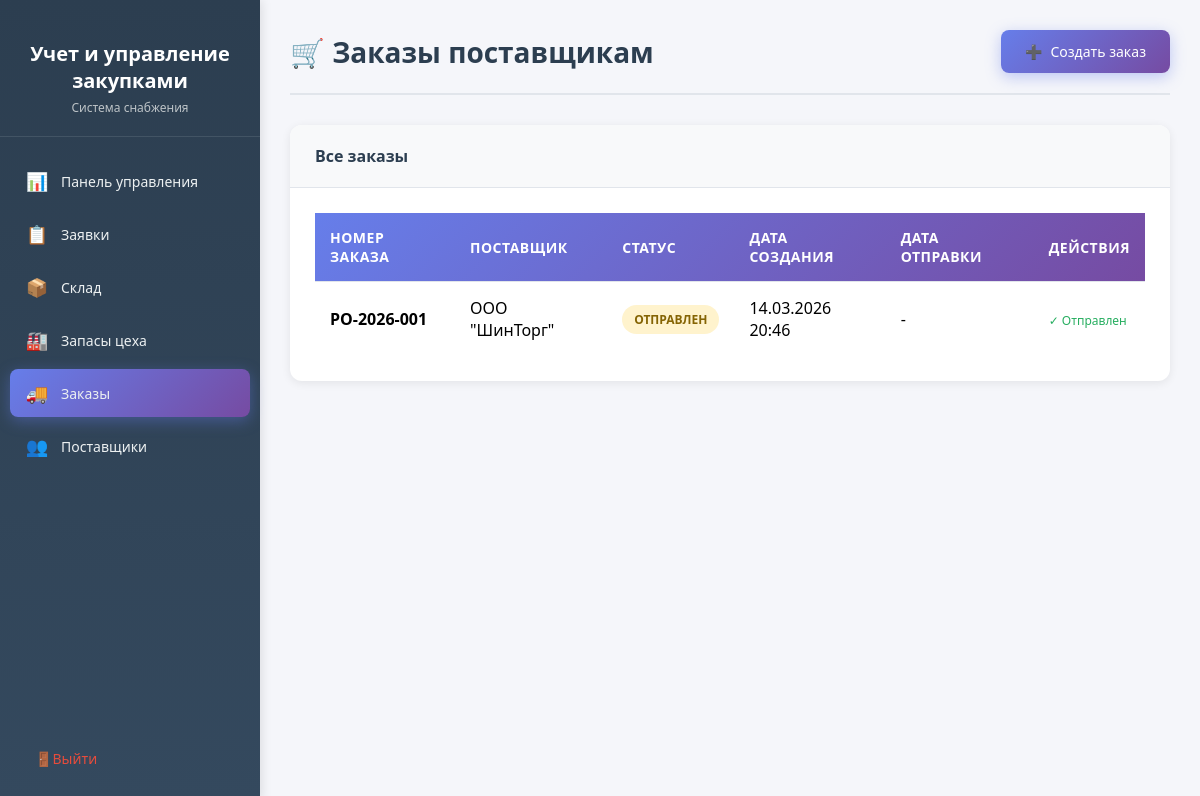
/orders/ (signed in), run on the app's committed database.
### procurement/models.py (models this page shows, shortened)
class PurchaseOrder(models.Model):
    STATUS_CHOICES = [
        ('draft', 'Черновик'),
        ('sent', 'Отправлен'),
        ('confirmed', 'Подтвержден'),
        ('partial', 'Частично исполнен'),
        ('completed', 'Исполнен'),
        ('cancelled', 'Отменен'),
    ]
    order_number = models.CharField(max_length=20, unique=True, verbose_name="Номер заказа")
    supplier = models.ForeignKey(
        Supplier,
        on_delete=models.PROTECT,
        related_name='orders',
        verbose_name="Поставщик"
    )
    status = models.CharField(
        max_length=20,
        choices=STATUS_CHOICES,
        default='draft',
        verbose_name="Статус"
    )
    request = models.ForeignKey(
        PurchaseRequest,
        on_delete=models.SET_NULL,
        null=True,
        related_name='orders',
        verbose_name="Заявка-основание"
    )
    total_amount = models.DecimalField(
        max_digits=12,
        decimal_places=2,
        default=0,
        verbose_name="Общая сумма"
    )
    email_sent = models.BooleanField(default=False, verbose_name="Отправлен по email")
    email_sent_at = models.DateTimeField(null=True, blank=True, verbose_name="Дата отправки email")
    comment = models.TextField(blank=True, verbose_name="Комментарий")
    created_at = models.DateTimeField(auto_now_add=True, verbose_name="Дата создания")
    updated_at = models.DateTimeField(auto_now=True, verbose_name="Дата обновления")
    created_by = models.ForeignKey(
        User,
        on_delete=models.SET_NULL,
        null=True,
        related_name='procurement_created_orders',
        verbose_name="Создал"
    )
    class Meta:
        verbose_name = "Заказ поставщику"
        verbose_name_plural = "Заказы поставщикам"
        ordering = ['-created_at']

class Supplier(models.Model):
    name = models.CharField(max_length=200, verbose_name="Название поставщика")
    email = models.EmailField(verbose_name="Email")
    phone = models.CharField(max_length=20, blank=True, verbose_name="Телефон")
    address = models.TextField(blank=True, verbose_name="Адрес")
    contact_person = models.CharField(max_length=100, blank=True, verbose_name="Контактное лицо")
    is_active = models.BooleanField(default=True, verbose_name="Активен")
    created_at = models.DateTimeField(auto_now_add=True, verbose_name="Дата добавления")
    class Meta:
        verbose_name = "Поставщик"
        verbose_name_plural = "Поставщики"
        ordering = ['name']

### core/views.py (the view)
# urls.py: path('orders/', orders, name='orders'),
@login_required
def orders(request):
    orders_list = PurchaseOrder.objects.all().select_related('supplier', 'created_by').order_by('-created_at')
    suppliers_list = Supplier.objects.filter(is_active=True).order_by('name')
    context = {
        'orders': orders_list,
        'suppliers': suppliers_list,
        'user': request.user,
    }
    return render(request, 'procurement/orders.html', context)

### templates/procurement/orders.html (shortened to what this page needs)
<!DOCTYPE html>
<html lang="ru">
<head>
</head>
<body>
    <aside class="sidebar">
        <div class="sidebar-header">
            <h2>Учет и управление закупками</h2>
            <p>Система снабжения</p>
        </div>
        <ul class="sidebar-menu">
            <li>
                <a href="{% url 'dashboard' %}">
                    <span class="menu-icon">📊</span>
                    <span>Панель управления</span>
                </a>
            </li>
            <li>
                <a href="{% url 'requests' %}">
                    <span class="menu-icon">📋</span>
                    <span>Заявки</span>
                </a>
            </li>
            <li>
                <a href="{% url 'warehouse' %}">
                    <span class="menu-icon">📦</span>
                    <span>Склад</span>
                </a>
            </li>
            <li>
                <a href="{% url 'workshop_stock' %}">
                    <span class="menu-icon">🏭</span>
                    <span>Запасы цеха</span>
                </a>
            </li>
            <li>
                <a href="{% url 'orders' %}" class="active">
                    <span class="menu-icon">🚚</span>
                    <span>Заказы</span>
                </a>
            </li>
            <li>
                <a href="{% url 'suppliers' %}">
                    <span class="menu-icon">👥</span>
                    <span>Поставщики</span>
                </a>
            </li>
        </ul>
        <div class="sidebar-footer">
            <a href="{% url 'logout' %}" class="logout-btn">
                <span class="menu-icon">🚪</span>
                <span>Выйти</span>
            </a>
        </div>
    </aside>
    <main class="main-content">
        <div class="page-header">
            <h1 class="page-title">🛒 Заказы поставщикам</h1>
            <a href="{% url 'create_order' %}" class="btn btn-primary">
                <span>➕</span> Создать заказ
            </a>
        </div>
        <div class="card">
            <div class="card-header">
                Все заказы
            </div>
            <div class="card-body">
                {% if orders %}
                <div class="table-responsive">
                    <table>
                        <thead>
                            <tr>
                                <th>Номер заказа</th>
                                <th>Поставщик</th>
                                <th>Статус</th>
                                <th>Дата создания</th>
                                <th>Дата отправки</th>
                                <th>Действия</th>
                            </tr>
                        </thead>
                        <tbody>
                            {% for order in orders %}
                            <tr>
                                <td><strong>{{ order.order_number }}</strong></td>
                                <td>{{ order.supplier.name }}</td>
                                <td>
                                    <span class="status-badge status-{{ order.status }}">
                                        {{ order.get_status_display }}
                                    </span>
                                </td>
                                <td>{{ order.created_at|date:"d.m.Y H:i" }}</td>
                                <td>
                                    {% if order.sent_at %}
                                        {{ order.sent_at|date:"d.m.Y H:i" }}
                                    {% else %}
                                        -
                                    {% endif %}
                                </td>
                                <td>
                                    {% if order.status != 'draft' %}
                                        <span style="color: #27ae60; font-size: 12px;">✓ Отправлен</span>
                                    {% endif %}
                                </td>
                            </tr>
                            {% endfor %}
                        </tbody>
                    </table>
                </div>
                {% endif %}
            </div>
        </div>
    </main>
</body>
</html>

### templates/procurement/orders.html (style rules this page uses)
* { margin: 0; padding: 0; box-sizing: border-box; }
body { font-family: 'Segoe UI', Tahoma, Geneva, Verdana, sans-serif; background: #f5f6fa; min-height: 100vh; display: flex; }
.sidebar { width: 260px; background: linear-gradient(180deg, #2c3e50 0%, #34495e 100%); min-height: 100vh; position: fixed; left: 0; top: 0; padding: 20px 0; box-shadow: 2px 0 10px rgba(0,0,0,0.1); }
.sidebar-header { padding: 20px; text-align: center; border-bottom: 1px solid rgba(255,255,255,0.1); margin-bottom: 20px; }
.sidebar-header h2 { color: white; font-size: 20px; margin-bottom: 5px; }
.sidebar-header p { color: #bdc3c7; font-size: 12px; }
.sidebar-menu { list-style: none; padding: 0 10px; }
.sidebar-menu li { margin-bottom: 5px; }
.sidebar-menu a { display: flex; align-items: center; padding: 12px 15px; color: #ecf0f1; text-decoration: none; border-radius: 8px; transition: all 0.3s ease; font-size: 14px; }
.sidebar-menu a.active { background: linear-gradient(135deg, #667eea 0%, #764ba2 100%); box-shadow: 0 4px 15px rgba(102, 126, 234, 0.4); }
.sidebar-menu .menu-icon { margin-right: 12px; font-size: 18px; width: 24px; text-align: center; }
.sidebar-footer { position: absolute; bottom: 20px; width: 100%; padding: 0 20px; }
.logout-btn { display: flex; align-items: center; padding: 12px 15px; color: #e74c3c; text-decoration: none; border-radius: 8px; transition: all 0.3s ease; font-size: 14px; }
.main-content { flex: 1; margin-left: 260px; padding: 30px; }
.page-header { display: flex; justify-content: space-between; align-items: center; margin-bottom: 30px; padding-bottom: 20px; border-bottom: 2px solid #e1e5eb; }
.page-title { font-size: 28px; color: #2c3e50; font-weight: 600; }
.btn { display: inline-flex; align-items: center; padding: 12px 24px; border-radius: 8px; text-decoration: none; font-weight: 500; transition: all 0.3s ease; cursor: pointer; border: none; font-size: 14px; }
.btn-primary { background: linear-gradient(135deg, #667eea 0%, #764ba2 100%); color: white; box-shadow: 0 4px 15px rgba(102, 126, 234, 0.4); }
.btn span { margin-right: 8px; }
.card { background: white; border-radius: 12px; box-shadow: 0 2px 10px rgba(0,0,0,0.08); overflow: hidden; margin-bottom: 20px; }
.card-header { padding: 20px 25px; background: #f8f9fa; border-bottom: 1px solid #e1e5eb; font-weight: 600; color: #2c3e50; font-size: 16px; }
.card-body { padding: 25px; }
.table-responsive { overflow-x: auto; }
table { width: 100%; border-collapse: collapse; }
thead { background: linear-gradient(135deg, #667eea 0%, #764ba2 100%); color: white; }
th, td { padding: 15px; text-align: left; border-bottom: 1px solid #e1e5eb; }
th { font-weight: 600; font-size: 14px; text-transform: uppercase; letter-spacing: 0.5px; }
tbody tr { transition: all 0.2s ease; }
tbody tr:last-child td { border-bottom: none; }
.status-badge { display: inline-block; padding: 6px 12px; border-radius: 20px; font-size: 12px; font-weight: 600; text-transform: uppercase; }
.status-sent { background: #fff3cd; color: #856404; }

### data on the page
PurchaseOrder: order_number "PO-2026-001", supplier.name "ООО \"ШинТорг\"", status "ОТПРАВЛЕН", created_at "14.03.2026 20:46", shows "✓ Отправлен"
